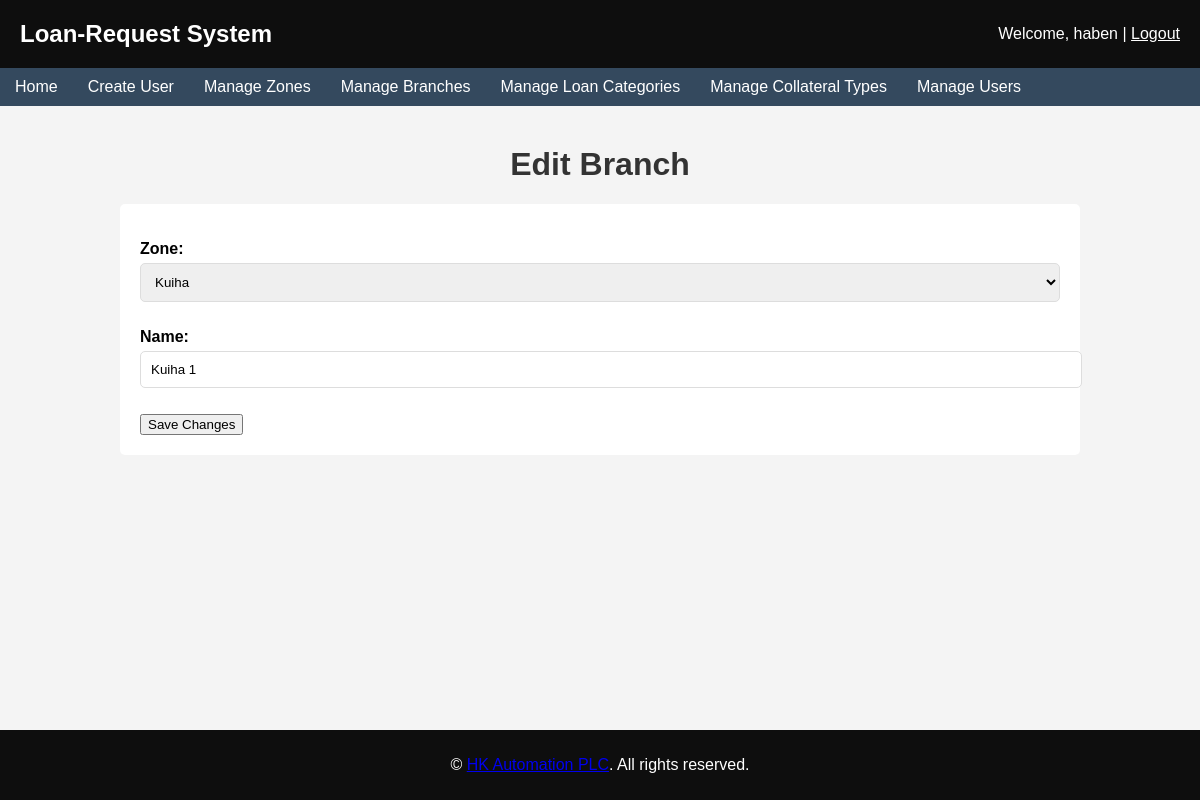
Page /edit_branch/1/ (signed in) on the earlier database version.
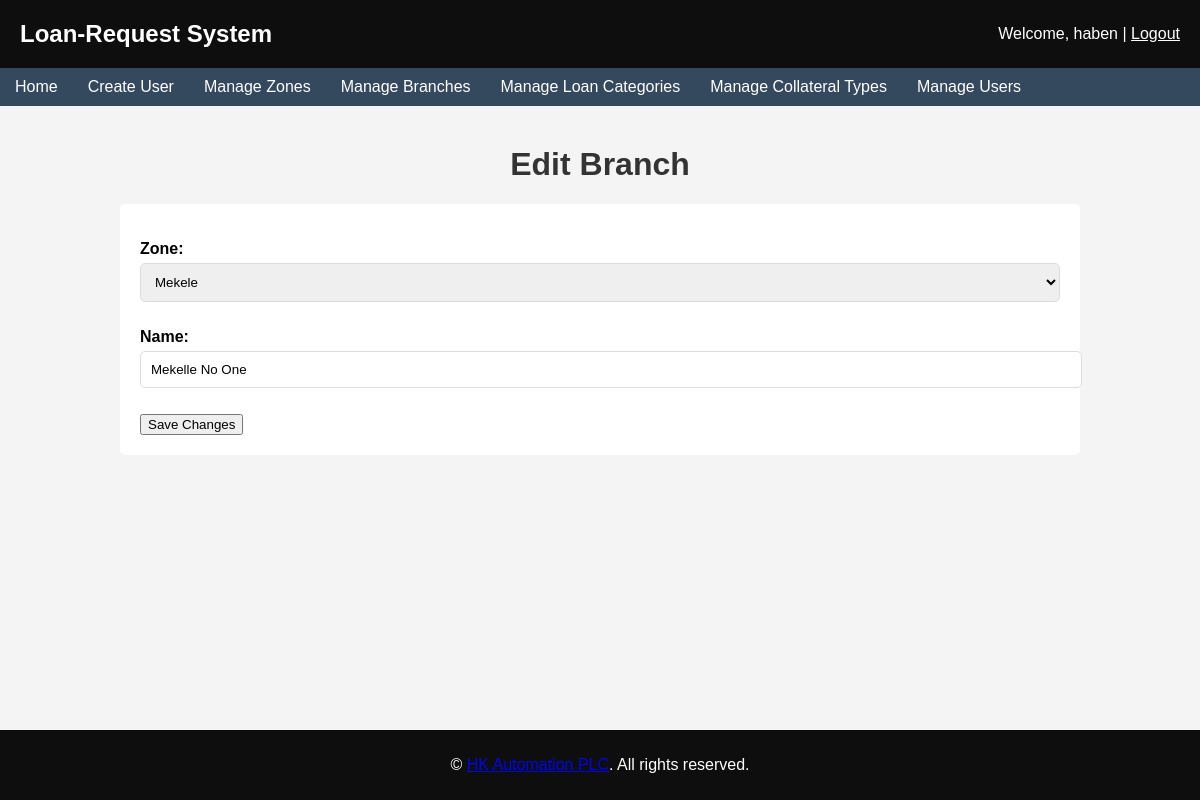
Same page on the later database version.
### loans/models.py (models this page shows, shortened)
class Branch(models.Model):
    zone = models.ForeignKey(Zone, on_delete=models.CASCADE)
    name = models.CharField(max_length=255, unique=True)

class Zone(models.Model):
    name = models.CharField(max_length=255)
    def __str__(self):
        return self.name

### loans/views.py (the view)
# urls.py: path('edit_branch/<int:branch_id>/', views.edit_branch, name='edit_branch'),
@login_required
@user_passes_test(lambda u: u.is_superuser)
def edit_branch(request, branch_id):
    branch = get_object_or_404(Branch, pk=branch_id)
    if request.method == 'POST':
        form = BranchForm(request.POST, instance=branch)
        if form.is_valid():
            form.save()
            return redirect('manage_branches')
    else:
        form = BranchForm(instance=branch)
    return render(request, 'loans/edit_branch.html', {'form': form, 'branch': branch})

### loans/forms.py
class BranchForm(forms.ModelForm):
    class Meta:
        model = Branch
        fields = ['zone', 'name']

### templates/loans/edit_branch.html (shortened to what this page needs)
{% extends "base.html" %}
{% block content %}
<h1>Edit Branch</h1>
<form method="post">
    {{ form.as_p }}
    <button type="submit">Save Changes</button>
</form>
{% endblock %}

Differences in the rows shown:
changed Branch: zone "Kuiha" → "Mekele"
changed Zone: name "Kuiha 1" → "Mekelle No One"
